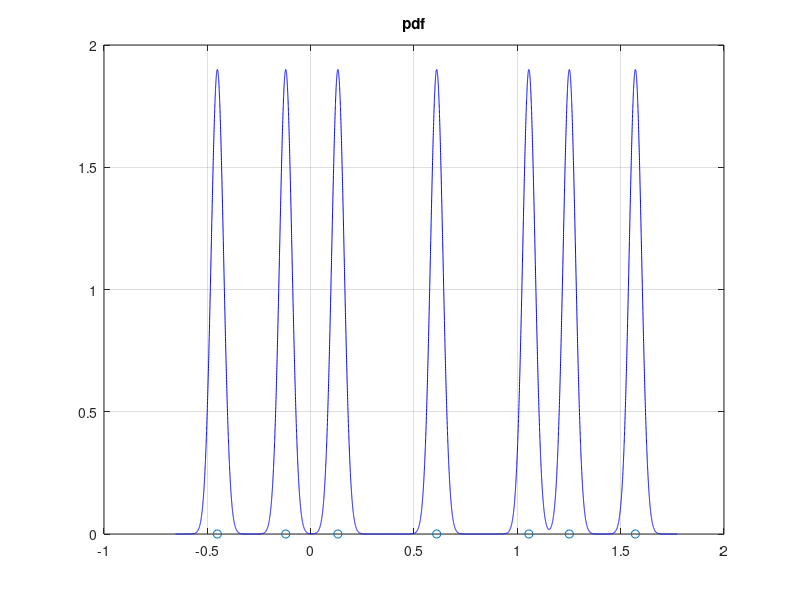
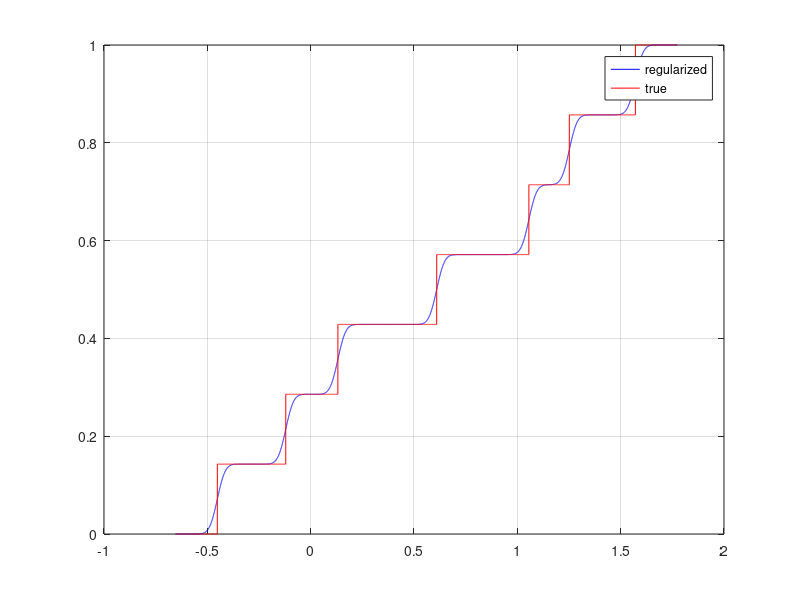
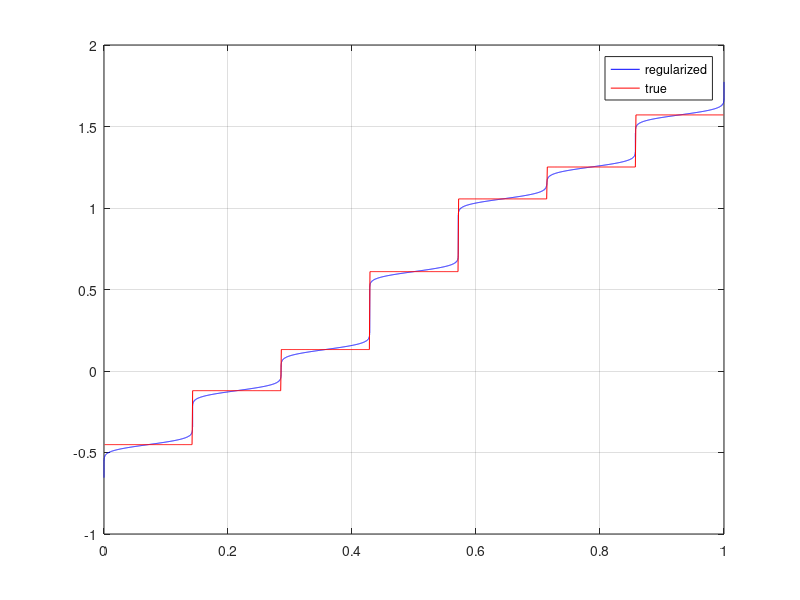

These figures' MATLAB source, in order:
% this script displyays the regularized empirical distribution 
% obtained by convolution with the smoothed Dirac delta, 
% see "Risk and Asset Allocation"-Springer (2005), by A. Meucci
% formulas (1.121) and (2.241)


clear; clc; close all;

%%%%%%%%%%%%%%%%%%%%%%%%%%%%%%%%%%%%%%%%%%%%%%%%%%%%%%%%%%%%%%%%%%%%%%%%%%%%%%%%%%%%%%%%%%%%%%%%%%%%%%%%%%%%%%%%%%%%%%%%%%%%%%%%%%%%%%%%%%%%%%%%%%%%%%%%%%%%%%%%%%%%%%%%%%%%%%%%%%%%%%%%%%%%%%%%%%%%%%%%%%%%%%%%%%%%%%%%%%%%%%%%%%%%%%%%%%%%%%%%%%%%%%%%%%%%%%%%%%%%%%%%%%%%%%%%%%%%%%%%%%%%%%%%%%%%%%%%%%%%%%%%%%%%%%%%%%%%%%%%%%%%%%%%%%%%%%%%%%%%
% inputs
T=7;
Smoothness=.03;

%%%%%%%%%%%%%%%%%%%%%%%%%%%%%%%%%%%%%%%%%%%%%%%%%%%%%%%%%%%%%%%%%%%%%%%%%%%%%%%%%%%%%%%%%%%%%%%%%%%%%%%%%%%
Observations=normrnd(0,1,T,1); % generate observations (e.g. normal)

m=mean(Observations);
s=std(Observations);

% set range 
Step=(max(Observations)-min(Observations))/10000;
x=[min(Observations)-1000*Step : Step : max(Observations)+1000*Step];

% compute regularized pdf and cdf 
f_reg=0; 
F_reg=0;
for t=1:T
  f_reg = f_reg + 1/T*normpdf(x,Observations(t),Smoothness);
  F_reg = F_reg + 1/T*normcdf(x,Observations(t),Smoothness);
end
% compute regularized quantile (=inverse of regularized cdf, it is enough to transpose the plot)
u_reg = F_reg;
Q_reg = x; 


% compute true empirical cdf 
F_true=0*x;
for j=1:length(x)
   AreLess=0+(Observations<=x(j)); % vector of logical values: =1 when condition in () is satisfied, else =0.
                        % Adding 0+ converts logical variables to numbers
   Count=sum(AreLess);
   F_true(j)=Count/T;
end
% compute true empirical quantile
u_true = [.001 : .001 : .999];
OrderStats=sort(Observations);
Index=ceil(u_true*T);
Q_true = OrderStats(Index);


%%%%%%%%%%%%%%%%%%%%%%%%%%%%%%%%%%%%%%%%%%%%%%%%%%%%%%%%%%%%%%%%%%%%%%%%%%%%%%%%%%%%%%%%%%%%%%%%%%%%%%%%%%%%%%%%%%%%%%%
% plots
figure
h=plot(x,f_reg,'b');
hold on
h=plot(Observations,0*Observations,'o');
grid on
title('pdf')

figure
h=plot(x,F_reg,'b');
hold on 
h=plot(x,F_true,'r');
grid on
legend('regularized', 'true')

figure
h=plot(u_reg,Q_reg,'b');
hold on 
h=plot(u_true,Q_true,'r');
grid on
legend('regularized', 'true')